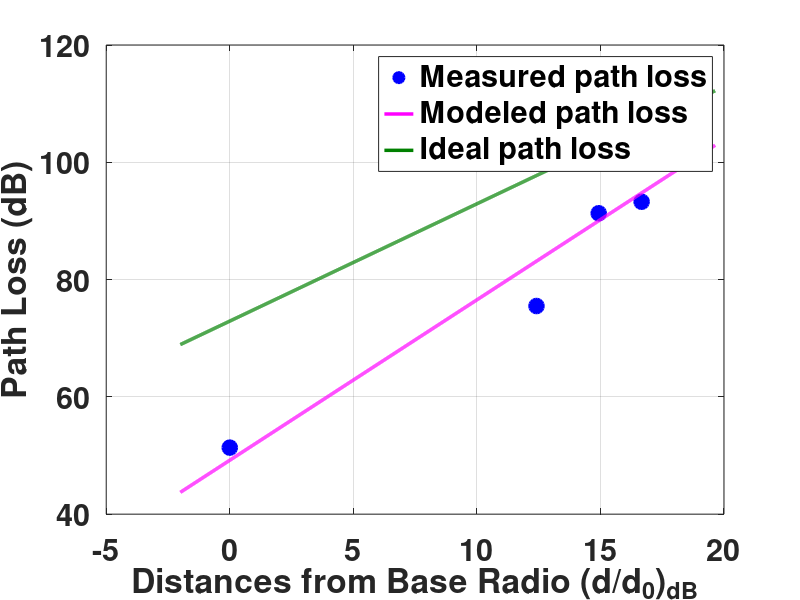

The MATLAB source for this figure:
clc; clear; close all;
font = 22;
d_km = [0.175443841 3.056986307 5.45921138 8.14218011 10.18929855];
rec_pow_dbm = [-23.56 -47.71 -63.53 -65.49 -75.36];
PL_dB = 27.78 -1.*rec_pow_dbm;
d_m = d_km*1000;
d0 = 175.44; %m, assume
d_db = 10*log10(d_m/d0);

X = transpose([ones(1,length(d_db)); d_db]);
Y = transpose(PL_dB);
XT = transpose(X);
theta = transpose(inv(XT*X)*(XT*Y))

figure(1);
%txt = 'Slope = '+ string(theta(2));
plot(d_db, PL_dB, 'mo',...
    'LineWidth',1.5,...
    'MarkerEdgeColor','b',...
    'MarkerFaceColor','b',...
    'MarkerSize',10.5);grid on;hold on;
x = min(d_db)-2:.01:max(d_db)+2;
plot(x, theta(1)+theta(2).*x,'-m',...
    'LineWidth',2.5);
%text(mean(x)-5,mean(PL_dB)-6,txt,'FontSize',font,'FontWeight','b','Color','m');
%title("Path Loss (dB) vs Distance (dB)",'FontSize',15);
xlabel("Distances from Base Radio (d/d_0)_d_B",'FontSize',font,'FontWeight','b');
ylabel("Path Loss (dB)",'FontSize',font,'FontWeight','b');
set(gca,'FontSize',font,'FontWeight','b');
plot(x, 72.916+2.*x,'color', [0 0.5 0],...
    'LineWidth',2.5);
legend("Measured path loss","Modeled path loss","Ideal path loss",'FontSize',font,'FontWeight','b');
